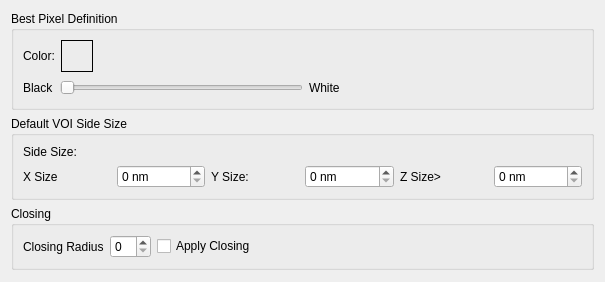
<?xml version="1.0" encoding="UTF-8"?>
<ui version="4.0">
 <class>SettingsPanel</class>
 <widget class="QWidget" name="SettingsPanel">
  <property name="geometry">
   <rect>
    <x>0</x>
    <y>0</y>
    <width>605</width>
    <height>282</height>
   </rect>
  </property>
  <property name="windowTitle">
   <string>Form</string>
  </property>
  <layout class="QVBoxLayout" name="verticalLayout">
   <item>
    <widget class="QGroupBox" name="groupBox">
     <property name="title">
      <string>Best Pixel Definition</string>
     </property>
     <layout class="QVBoxLayout" name="verticalLayout_3">
      <item>
       <layout class="QVBoxLayout" name="verticalLayout_2">
        <item>
         <layout class="QHBoxLayout" name="horizontalLayout_2">
          <item>
           <widget class="QLabel" name="label_4">
            <property name="text">
             <string>Color:</string>
            </property>
           </widget>
          </item>
          <item>
           <widget class="QLabel" name="colorSample">
            <property name="minimumSize">
             <size>
              <width>32</width>
              <height>32</height>
             </size>
            </property>
            <property name="frameShape">
             <enum>QFrame::Box</enum>
            </property>
            <property name="text">
             <string/>
            </property>
           </widget>
          </item>
          <item>
           <spacer name="horizontalSpacer">
            <property name="orientation">
             <enum>Qt::Horizontal</enum>
            </property>
            <property name="sizeHint" stdset="0">
             <size>
              <width>40</width>
              <height>20</height>
             </size>
            </property>
           </spacer>
          </item>
         </layout>
        </item>
        <item>
         <layout class="QHBoxLayout" name="horizontalLayout">
          <item>
           <widget class="QLabel" name="label_2">
            <property name="text">
             <string>Black</string>
            </property>
           </widget>
          </item>
          <item>
           <widget class="QSlider" name="pixelValue">
            <property name="maximum">
             <number>255</number>
            </property>
            <property name="orientation">
             <enum>Qt::Horizontal</enum>
            </property>
           </widget>
          </item>
          <item>
           <widget class="QLabel" name="label_3">
            <property name="text">
             <string>White</string>
            </property>
           </widget>
          </item>
          <item>
           <spacer name="horizontalSpacer_2">
            <property name="orientation">
             <enum>Qt::Horizontal</enum>
            </property>
            <property name="sizeHint" stdset="0">
             <size>
              <width>40</width>
              <height>20</height>
             </size>
            </property>
           </spacer>
          </item>
         </layout>
        </item>
       </layout>
      </item>
     </layout>
    </widget>
   </item>
   <item>
    <widget class="QGroupBox" name="groupBox_2">
     <property name="title">
      <string>Default VOI Side Size</string>
     </property>
     <layout class="QVBoxLayout" name="verticalLayout_4">
      <item>
       <widget class="QLabel" name="label">
        <property name="text">
         <string>Side Size:</string>
        </property>
       </widget>
      </item>
      <item>
       <layout class="QHBoxLayout" name="horizontalLayout_3">
        <item>
         <widget class="QLabel" name="label_5">
          <property name="text">
           <string>X Size</string>
          </property>
         </widget>
        </item>
        <item>
         <widget class="QSpinBox" name="xSize">
          <property name="suffix">
           <string> nm</string>
          </property>
          <property name="maximum">
           <number>10000</number>
          </property>
          <property name="singleStep">
           <number>2</number>
          </property>
         </widget>
        </item>
        <item>
         <widget class="QLabel" name="label_6">
          <property name="text">
           <string>Y Size:</string>
          </property>
         </widget>
        </item>
        <item>
         <widget class="QSpinBox" name="ySize">
          <property name="suffix">
           <string> nm</string>
          </property>
          <property name="maximum">
           <number>10000</number>
          </property>
          <property name="singleStep">
           <number>2</number>
          </property>
         </widget>
        </item>
        <item>
         <widget class="QLabel" name="label_7">
          <property name="text">
           <string>Z Size&gt;</string>
          </property>
         </widget>
        </item>
        <item>
         <widget class="QSpinBox" name="zSize">
          <property name="suffix">
           <string> nm</string>
          </property>
          <property name="maximum">
           <number>10000</number>
          </property>
          <property name="singleStep">
           <number>2</number>
          </property>
         </widget>
        </item>
       </layout>
      </item>
     </layout>
    </widget>
   </item>
   <item>
    <widget class="QGroupBox" name="groupBox_3">
     <property name="title">
      <string>Closing</string>
     </property>
     <layout class="QHBoxLayout" name="horizontalLayout_4">
      <item>
       <widget class="QLabel" name="label_8">
        <property name="text">
         <string>Closing Radius</string>
        </property>
       </widget>
      </item>
      <item>
       <widget class="QSpinBox" name="closing"/>
      </item>
      <item>
       <widget class="QCheckBox" name="applyClosing">
        <property name="text">
         <string>Apply Closing</string>
        </property>
       </widget>
      </item>
      <item>
       <spacer name="horizontalSpacer_3">
        <property name="orientation">
         <enum>Qt::Horizontal</enum>
        </property>
        <property name="sizeHint" stdset="0">
         <size>
          <width>40</width>
          <height>20</height>
         </size>
        </property>
       </spacer>
      </item>
     </layout>
    </widget>
   </item>
   <item>
    <spacer name="verticalSpacer_2">
     <property name="orientation">
      <enum>Qt::Vertical</enum>
     </property>
     <property name="sizeHint" stdset="0">
      <size>
       <width>20</width>
       <height>40</height>
      </size>
     </property>
    </spacer>
   </item>
  </layout>
 </widget>
 <resources>
  <include location="rsc/SeedGrowSegmentation.qrc"/>
 </resources>
 <connections/>
</ui>
